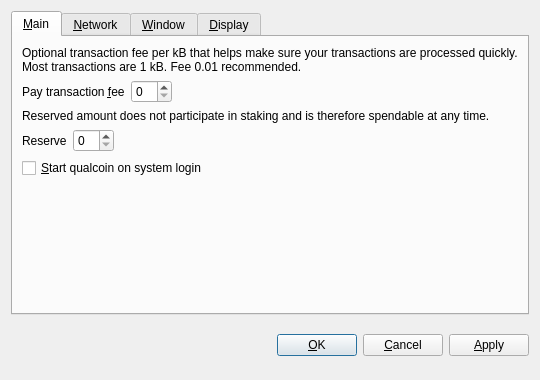
<?xml version="1.0" encoding="UTF-8"?>
<ui version="4.0">
 <class>OptionsDialog</class>
 <widget class="QDialog" name="OptionsDialog">
  <property name="geometry">
   <rect>
    <x>0</x>
    <y>0</y>
    <width>540</width>
    <height>380</height>
   </rect>
  </property>
  <property name="windowTitle">
   <string>Options</string>
  </property>
  <property name="modal">
   <bool>true</bool>
  </property>
  <layout class="QVBoxLayout" name="verticalLayout">
   <item>
    <widget class="QTabWidget" name="tabWidget">
     <property name="tabPosition">
      <enum>QTabWidget::North</enum>
     </property>
     <property name="currentIndex">
      <number>0</number>
     </property>
     <widget class="QWidget" name="tabMain">
      <attribute name="title">
       <string>&amp;Main</string>
      </attribute>
      <layout class="QVBoxLayout" name="verticalLayout_Main">
       <item>
        <widget class="QLabel" name="transactionFeeInfoLabel">
         <property name="text">
          <string>Optional transaction fee per kB that helps make sure your transactions are processed quickly. Most transactions are 1 kB. Fee 0.01 recommended.</string>
         </property>
         <property name="textFormat">
          <enum>Qt::PlainText</enum>
         </property>
         <property name="wordWrap">
          <bool>true</bool>
         </property>
        </widget>
       </item>
       <item>
        <layout class="QHBoxLayout" name="horizontalLayoutFee">
         <item>
          <widget class="QLabel" name="transactionFeeLabel">
           <property name="text">
            <string>Pay transaction &amp;fee</string>
           </property>
           <property name="textFormat">
            <enum>Qt::PlainText</enum>
           </property>
           <property name="buddy">
            <cstring>transactionFee</cstring>
           </property>
          </widget>
         </item>
         <item>
          <widget class="BitcoinAmountField" name="transactionFee"/>
         </item>
         <item>
          <spacer name="horizontalSpacerFee">
           <property name="orientation">
            <enum>Qt::Horizontal</enum>
           </property>
           <property name="sizeHint" stdset="0">
            <size>
             <width>40</width>
             <height>20</height>
            </size>
           </property>
          </spacer>
         </item>
        </layout>
       </item>
       <item>
        <widget class="QLabel" name="reserveBalanceInfoLabel">
         <property name="text">
          <string>Reserved amount does not participate in staking and is therefore spendable at any time.</string>
         </property>
         <property name="textFormat">
          <enum>Qt::PlainText</enum>
         </property>
         <property name="wordWrap">
          <bool>true</bool>
         </property>
        </widget>
       </item>
       <item>
        <layout class="QHBoxLayout" name="horizontalLayoutReserveBalance">
         <item>
          <widget class="QLabel" name="reserveBalanceLabel">
           <property name="text">
            <string>Reserve</string>
           </property>
           <property name="textFormat">
            <enum>Qt::PlainText</enum>
           </property>
           <property name="buddy">
            <cstring>reserveBalance</cstring>
           </property>
          </widget>
         </item>
         <item>
          <widget class="BitcoinAmountField" name="reserveBalance"/>
         </item>
         <item>
          <spacer name="horizontalSpacerReserveBalance">
           <property name="orientation">
            <enum>Qt::Horizontal</enum>
           </property>
           <property name="sizeHint" stdset="0">
            <size>
             <width>40</width>
             <height>20</height>
            </size>
           </property>
          </spacer>
         </item>
        </layout>
       </item>
       <item>
        <widget class="QCheckBox" name="bitcoinAtStartup">
         <property name="toolTip">
          <string>Automatically start qualcoin after logging in to the system.</string>
         </property>
         <property name="text">
          <string>&amp;Start qualcoin on system login</string>
         </property>
        </widget>
       </item>
       <item>
        <spacer name="verticalSpacer_Main">
         <property name="orientation">
          <enum>Qt::Vertical</enum>
         </property>
         <property name="sizeHint" stdset="0">
          <size>
           <width>20</width>
           <height>40</height>
          </size>
         </property>
        </spacer>
       </item>
      </layout>
     </widget>
     <widget class="QWidget" name="tabNetwork">
      <attribute name="title">
       <string>&amp;Network</string>
      </attribute>
      <layout class="QVBoxLayout" name="verticalLayout_Network">
       <item>
        <widget class="QCheckBox" name="mapPortUpnp">
         <property name="toolTip">
          <string>Automatically open the qualcoin client port on the router. This only works when your router supports UPnP and it is enabled.</string>
         </property>
         <property name="text">
          <string>Map port using &amp;UPnP</string>
         </property>
        </widget>
       </item>
       <item>
        <widget class="QCheckBox" name="connectSocks">
         <property name="toolTip">
          <string>Connect to the qualcoin network through a SOCKS5 proxy (e.g. when connecting through Tor).</string>
         </property>
         <property name="text">
          <string>&amp;Connect through SOCKS5 proxy:</string>
         </property>
        </widget>
       </item>
       <item>
        <layout class="QHBoxLayout" name="horizontalLayout_Network">
         <item>
          <widget class="QLabel" name="proxyIpLabel">
           <property name="text">
            <string>Proxy &amp;IP:</string>
           </property>
           <property name="textFormat">
            <enum>Qt::PlainText</enum>
           </property>
           <property name="buddy">
            <cstring>proxyIp</cstring>
           </property>
          </widget>
         </item>
         <item>
          <widget class="QValidatedLineEdit" name="proxyIp">
           <property name="maximumSize">
            <size>
             <width>140</width>
             <height>16777215</height>
            </size>
           </property>
           <property name="toolTip">
            <string>IP address of the proxy (e.g. 127.0.0.1)</string>
           </property>
          </widget>
         </item>
         <item>
          <widget class="QLabel" name="proxyPortLabel">
           <property name="text">
            <string>&amp;Port:</string>
           </property>
           <property name="textFormat">
            <enum>Qt::PlainText</enum>
           </property>
           <property name="buddy">
            <cstring>proxyPort</cstring>
           </property>
          </widget>
         </item>
         <item>
          <widget class="QLineEdit" name="proxyPort">
           <property name="maximumSize">
            <size>
             <width>55</width>
             <height>16777215</height>
            </size>
           </property>
           <property name="toolTip">
            <string>Port of the proxy (e.g. 9050)</string>
           </property>
          </widget>
         </item>
         <item>
          <spacer name="horizontalSpacer_Network">
           <property name="orientation">
            <enum>Qt::Horizontal</enum>
           </property>
           <property name="sizeHint" stdset="0">
            <size>
             <width>40</width>
             <height>20</height>
            </size>
           </property>
          </spacer>
         </item>
        </layout>
       </item>
       <item>
        <spacer name="verticalSpacer_Network">
         <property name="orientation">
          <enum>Qt::Vertical</enum>
         </property>
         <property name="sizeHint" stdset="0">
          <size>
           <width>20</width>
           <height>40</height>
          </size>
         </property>
        </spacer>
       </item>
      </layout>
     </widget>
     <widget class="QWidget" name="tabWindow">
      <attribute name="title">
       <string>&amp;Window</string>
      </attribute>
      <layout class="QVBoxLayout" name="verticalLayout_Window">
       <item>
        <widget class="QCheckBox" name="minimizeToTray">
         <property name="toolTip">
          <string>Show only a tray icon after minimizing the window.</string>
         </property>
         <property name="text">
          <string>&amp;Minimize to the tray instead of the taskbar</string>
         </property>
        </widget>
       </item>
       <item>
        <widget class="QCheckBox" name="minimizeOnClose">
         <property name="toolTip">
          <string>Minimize instead of exit the application when the window is closed. When this option is enabled, the application will be closed only after selecting Quit in the menu.</string>
         </property>
         <property name="text">
          <string>M&amp;inimize on close</string>
         </property>
        </widget>
       </item>
       <item>
        <spacer name="verticalSpacer_Window">
         <property name="orientation">
          <enum>Qt::Vertical</enum>
         </property>
         <property name="sizeHint" stdset="0">
          <size>
           <width>20</width>
           <height>40</height>
          </size>
         </property>
        </spacer>
       </item>
      </layout>
     </widget>
     <widget class="QWidget" name="tabDisplay">
      <attribute name="title">
       <string>&amp;Display</string>
      </attribute>
      <layout class="QVBoxLayout" name="verticalLayout_Display">
       <item>
        <layout class="QHBoxLayout" name="horizontalLayout_1_Display">
         <item>
          <widget class="QLabel" name="langLabel">
           <property name="text">
            <string>User Interface &amp;language:</string>
           </property>
           <property name="textFormat">
            <enum>Qt::PlainText</enum>
           </property>
           <property name="buddy">
            <cstring>lang</cstring>
           </property>
          </widget>
         </item>
         <item>
          <widget class="QValueComboBox" name="lang">
           <property name="toolTip">
            <string>The user interface language can be set here. This setting will take effect after restarting qualcoin.</string>
           </property>
          </widget>
         </item>
        </layout>
       </item>
       <item>
        <layout class="QHBoxLayout" name="horizontalLayout_2_Display">
         <item>
          <widget class="QLabel" name="unitLabel">
           <property name="text">
            <string>&amp;Unit to show amounts in:</string>
           </property>
           <property name="textFormat">
            <enum>Qt::PlainText</enum>
           </property>
           <property name="buddy">
            <cstring>unit</cstring>
           </property>
          </widget>
         </item>
         <item>
          <widget class="QValueComboBox" name="unit">
           <property name="toolTip">
            <string>Choose the default subdivision unit to show in the interface and when sending coins.</string>
           </property>
          </widget>
         </item>
        </layout>
       </item>
       <item>
        <widget class="QCheckBox" name="coinControlFeatures">
         <property name="toolTip">
          <string>Whether to show coin control features or not.</string>
         </property>
         <property name="text">
          <string>Display coin &amp;control features (experts only!)</string>
         </property>
        </widget>
       </item>
       <item>
        <widget class="QCheckBox" name="minimizeCoinAge">
         <property name="toolTip">
          <string>Whether to select the coin outputs randomly or with minimal coin age.</string>
         </property>
         <property name="text">
          <string>Minimize weight consumption (experimental)</string>
         </property>
        </widget>
       </item>
       <item>
        <widget class="QCheckBox" name="useBlackTheme">
         <property name="text">
          <string>Use black visual theme (requires restart)</string>
         </property>
        </widget>
       </item>
       <item>
        <spacer name="verticalSpacer_Display">
         <property name="orientation">
          <enum>Qt::Vertical</enum>
         </property>
         <property name="sizeHint" stdset="0">
          <size>
           <width>20</width>
           <height>40</height>
          </size>
         </property>
        </spacer>
       </item>
      </layout>
     </widget>
    </widget>
   </item>
   <item>
    <layout class="QHBoxLayout" name="horizontalLayout_Buttons">
     <item>
      <spacer name="horizontalSpacer_1">
       <property name="orientation">
        <enum>Qt::Horizontal</enum>
       </property>
       <property name="sizeHint" stdset="0">
        <size>
         <width>40</width>
         <height>48</height>
        </size>
       </property>
      </spacer>
     </item>
     <item>
      <widget class="QLabel" name="statusLabel">
       <property name="font">
        <font>
         <weight>75</weight>
         <bold>true</bold>
        </font>
       </property>
       <property name="text">
        <string/>
       </property>
       <property name="textFormat">
        <enum>Qt::PlainText</enum>
       </property>
       <property name="wordWrap">
        <bool>true</bool>
       </property>
      </widget>
     </item>
     <item>
      <spacer name="horizontalSpacer_2">
       <property name="orientation">
        <enum>Qt::Horizontal</enum>
       </property>
       <property name="sizeHint" stdset="0">
        <size>
         <width>40</width>
         <height>48</height>
        </size>
       </property>
      </spacer>
     </item>
     <item>
      <widget class="QPushButton" name="okButton">
       <property name="text">
        <string>&amp;OK</string>
       </property>
      </widget>
     </item>
     <item>
      <widget class="QPushButton" name="cancelButton">
       <property name="text">
        <string>&amp;Cancel</string>
       </property>
       <property name="autoDefault">
        <bool>false</bool>
       </property>
      </widget>
     </item>
     <item>
      <widget class="QPushButton" name="applyButton">
       <property name="text">
        <string>&amp;Apply</string>
       </property>
       <property name="autoDefault">
        <bool>false</bool>
       </property>
      </widget>
     </item>
    </layout>
   </item>
  </layout>
 </widget>
 <customwidgets>
  <customwidget>
   <class>BitcoinAmountField</class>
   <extends>QSpinBox</extends>
   <header>bitcoinamountfield.h</header>
  </customwidget>
  <customwidget>
   <class>QValueComboBox</class>
   <extends>QComboBox</extends>
   <header>qvaluecombobox.h</header>
  </customwidget>
  <customwidget>
   <class>QValidatedLineEdit</class>
   <extends>QLineEdit</extends>
   <header>qvalidatedlineedit.h</header>
  </customwidget>
 </customwidgets>
 <resources/>
 <connections/>
</ui>
